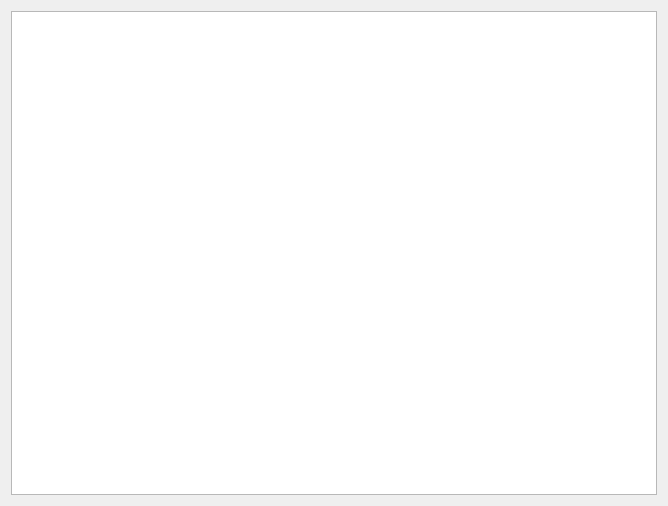
<?xml version="1.0" encoding="UTF-8"?>
<ui version="4.0">
 <class>TextFormatDisplayDemosClass</class>
 <widget class="QMainWindow" name="TextFormatDisplayDemosClass">
  <property name="geometry">
   <rect>
    <x>0</x>
    <y>0</y>
    <width>668</width>
    <height>506</height>
   </rect>
  </property>
  <property name="windowTitle">
   <string>TextFormatDisplayDemos</string>
  </property>
  <widget class="QWidget" name="centralWidget">
   <layout class="QVBoxLayout" name="verticalLayout">
    <item>
     <widget class="QTextBrowser" name="textBrowser">
      <property name="font">
       <font>
        <family>Adobe Devanagari</family>
        <pointsize>9</pointsize>
       </font>
      </property>
     </widget>
    </item>
   </layout>
  </widget>
 </widget>
 <layoutdefault spacing="6" margin="11"/>
 <resources>
  <include location="TextFormatDisplayDemos.qrc"/>
 </resources>
 <connections/>
</ui>
